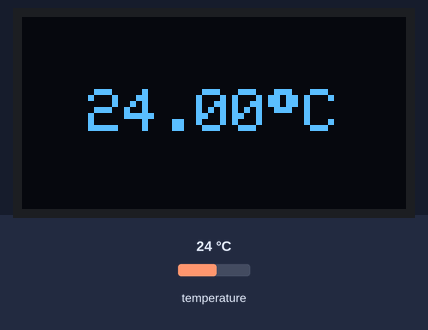
The sketch below on a simulated Arduino Uno, built with avr-gcc and run on an emulated ATmega328P. Parts: 128×64 one-colour display. Inputs (shaded band) come from the test bench; at power-on: temperature 24 °C. What the sketch prints to the serial monitor is not drawn.

Above: at 2.4 s.
2.5 s: temperature set to 12 °C
At 3.6 s:
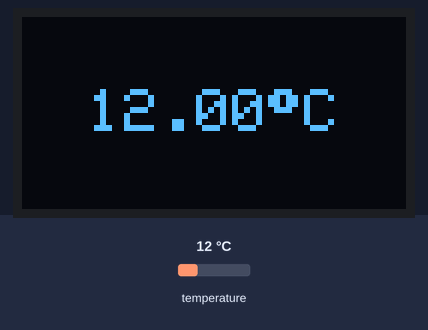
4.1 s: temperature set to 19 °C
At 5.4 s:
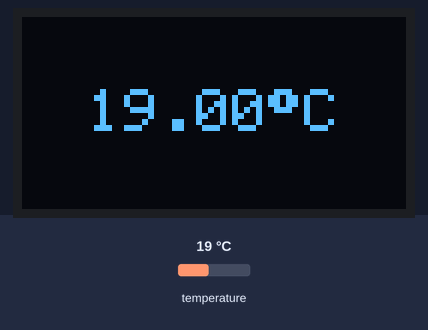
5.7 s: temperature set to 28 °C
At 7.2 s:
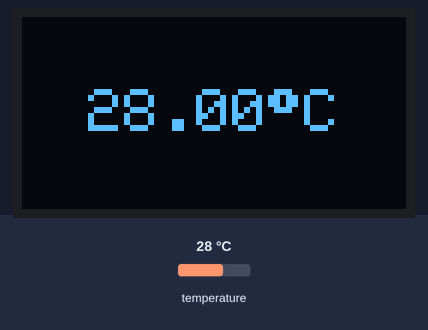
Timing chart, 0 to 8.7 s (numbered marks = the images above; inputs shaded):
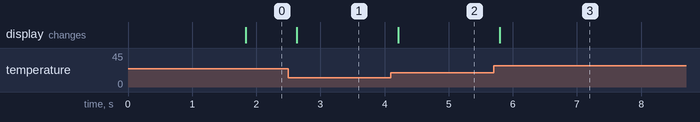

Measured:
- after the input at 2.5 s, the display: changes after 0.13 s (image 1)
- after the input at 4.1 s, the display: changes after 0.11 s (image 2)
- after the input at 5.7 s, the display: changes after 0.10 s (image 3)

The sketch:

Term_Digital.ino
```cpp
#include <Wire.h>
#include <Adafruit_GFX.h>
#include <Adafruit_SSD1306.h>
#include <OneWire.h>
#include <DallasTemperature.h>

#define OLED_WIDTH 128 // OLED display width,  in pixels
#define OLED_HEIGHT 64 // OLED display height, in pixels

#define SENSOR_PIN 2

Adafruit_SSD1306 oled(OLED_WIDTH, OLED_HEIGHT, &Wire, -1);
OneWire oneWire(SENSOR_PIN);
DallasTemperature DS18B20(&oneWire);

String temp_str;

void setup(){
    Serial.begin(9600);

    if (!oled.begin(SSD1306_SWITCHCAPVCC, 0x3C)){
        Serial.println(F("Display failed"));

        while (true)
            ;
    }

    delay(1000);
    oled.clearDisplay();

    oled.setTextSize(2);      // text size
    oled.setTextColor(WHITE); // text color
    oled.setCursor(0, 10);    // position to display

    DS18B20.begin();
    temp_str.reserve(10);
}

void loop(){
    DS18B20.requestTemperatures();
    float temp_C = DS18B20.getTempCByIndex(0);

    temp_str = String(temp_C, 2);
    temp_str += char(247) + String("C");

    Serial.println(temp_str);
    show_display(temp_str);
}

void show_display(String text){
    int16_t x1;
    int16_t y1;
    uint16_t width;
    uint16_t height;

    oled.getTextBounds(text, 0, 0, &x1, &y1, &width, &height);

    oled.clearDisplay(); // clear display
    oled.setCursor((OLED_WIDTH - width) / 2, (OLED_HEIGHT - height) / 2);
    oled.println(text); // text to display
    oled.display();
}
```
